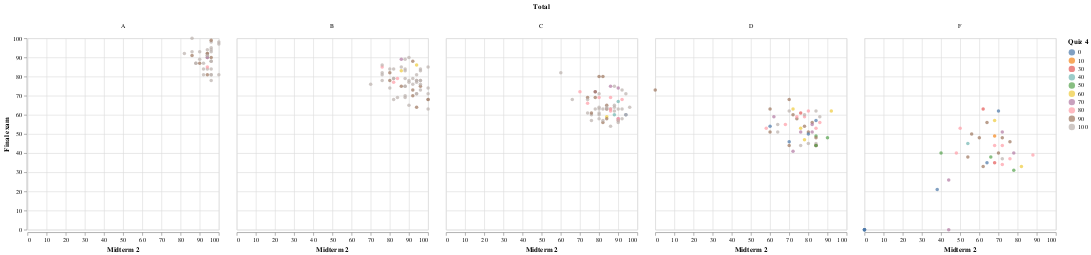

Source (notebook cell):
### Markdown cell above
* For the student whose student id you found above, where is the corresponding point located in this facet chart?  Explain in a markdown cell where is this point and how you can tell.  (You should be able to check that you are correct using the tooltip.)

### Code cell
alt.Chart(df).mark_circle().encode(x = "Midterm 2", y = "Final exam", color="Quiz 4:N", tooltip="Student_id", column="Total")

### Figure 1 — Vega-Lite specification as saved in the notebook (floating-point values rounded to 4 significant figures; data arrays with more than 128 entries replaced by an {"elided": "..."} marker saying what was removed)
{"config": {"view": {"continuousWidth": 300, "continuousHeight": 300}}, "data": {"name": "data-80a1bd05444fff4c8829a55c4cd814fd"}, "mark": {"type": "circle"}, "encoding": {"color": {"field": "Quiz 4", "type": "nominal"}, "column": {"field": "Total", "type": "nominal"}, "tooltip": {"field": "Student_id", "type": "quantitative"}, "x": {"field": "Midterm 2", "type": "quantitative"}, "y": {"field": "Final exam", "type": "quantitative"}}, "$schema": "https://vega.github.io/schema/vega-lite/v5.20.1.json", "datasets": {"data-80a1bd05444fff4c8829a55c4cd814fd": {"elided": "238 records"}}}
